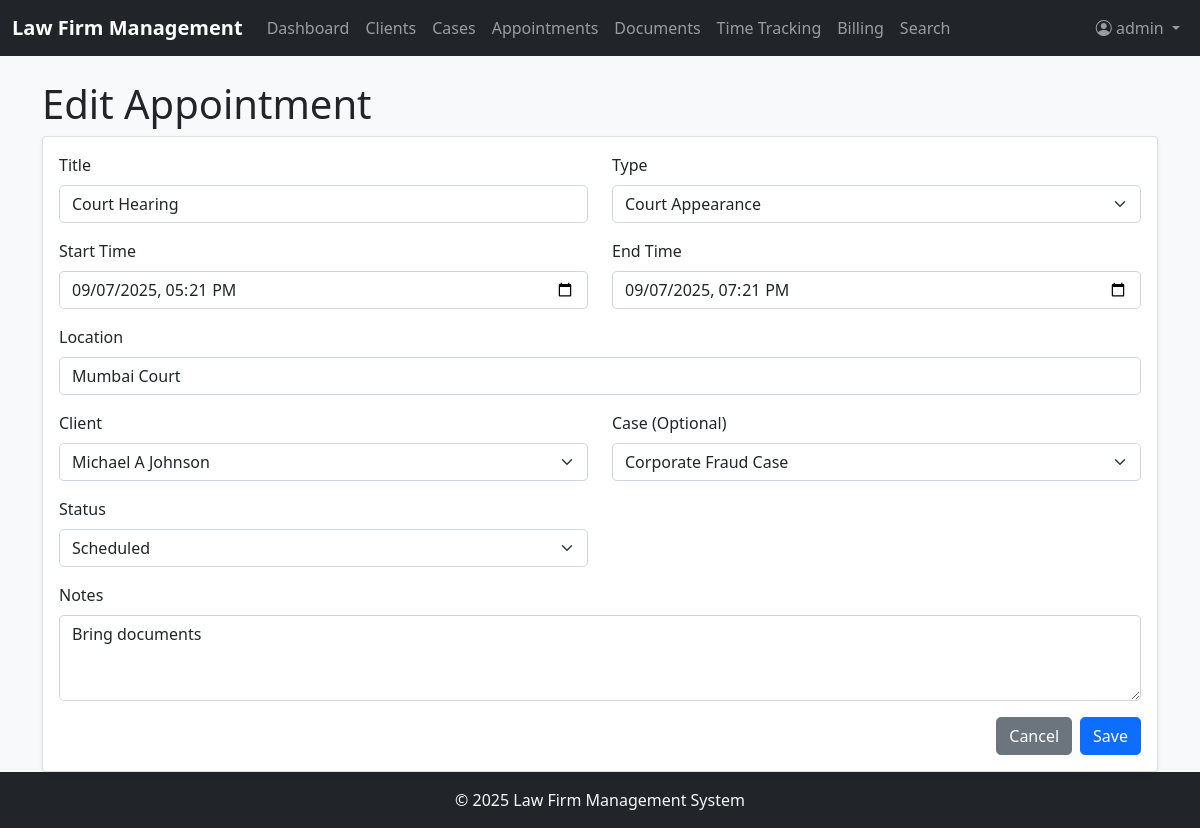
The app's page /appointments/1/edit (signed in) with its own data.
### app/models.py (models this page shows, shortened)
class User(UserMixin, db.Model):
    id = db.Column(db.Integer, primary_key=True)
    username = db.Column(db.String(64), index=True, unique=True)
    email = db.Column(db.String(120), index=True, unique=True)
    password_hash = db.Column(db.String(128))
    first_name = db.Column(db.String(64))
    last_name = db.Column(db.String(64))
    role = db.Column(db.String(20))  # 'lawyer', 'staff', 'admin'
    hourly_rate = db.Column(db.Float)
    cases = db.relationship('Case', secondary=case_assignments, backref=db.backref('assigned_users', lazy='dynamic'))
    time_entries = db.relationship('TimeEntry', backref='user', lazy='dynamic')

class Appointment(db.Model):
    id = db.Column(db.Integer, primary_key=True)
    title = db.Column(db.String(128))
    start_time = db.Column(db.DateTime)
    end_time = db.Column(db.DateTime)
    location = db.Column(db.String(256))
    type = db.Column(db.String(64))  # Consultation, Meeting, Court Appearance, etc.
    status = db.Column(db.String(20))  # Scheduled, Completed, Canceled
    notes = db.Column(db.Text)
    client_id = db.Column(db.Integer, db.ForeignKey('client.id'))
    case_id = db.Column(db.Integer, db.ForeignKey('case.id'))
    user_id = db.Column(db.Integer, db.ForeignKey('user.id'))
    created_at = db.Column(db.DateTime, default=datetime.utcnow)

class Client(db.Model):
    id = db.Column(db.Integer, primary_key=True)
    first_name = db.Column(db.String(64))
    last_name = db.Column(db.String(64))
    email = db.Column(db.String(120))
    phone = db.Column(db.String(20))
    address = db.Column(db.String(256))
    company = db.Column(db.String(128))
    category = db.Column(db.String(64))
    notes = db.Column(db.Text)
    cases = db.relationship('Case', backref='client', lazy='dynamic')
    appointments = db.relationship('Appointment', backref='client', lazy='dynamic')
    documents = db.relationship('Document', backref='client', lazy='dynamic')

class Case(db.Model):
    id = db.Column(db.Integer, primary_key=True)
    case_number = db.Column(db.String(20), unique=True)
    title = db.Column(db.String(128))
    description = db.Column(db.Text)
    status = db.Column(db.String(20))  # Open, In Progress, On Hold, Closed, Archived
    priority = db.Column(db.String(20))  # Low, Medium, High, Urgent
    practice_area = db.Column(db.String(64))
    case_type = db.Column(db.String(64))
    budget = db.Column(db.Float)
    client_id = db.Column(db.Integer, db.ForeignKey('client.id'))
    appointments = db.relationship('Appointment', backref='case', lazy='dynamic')
    documents = db.relationship('Document', backref='case', lazy='dynamic')
    time_entries = db.relationship('TimeEntry', backref='case', lazy='dynamic')
    invoices = db.relationship('Invoice', backref='case', lazy='dynamic')
    created_at = db.Column(db.DateTime, default=datetime.utcnow)
    updated_at = db.Column(db.DateTime, default=datetime.utcnow, onupdate=datetime.utcnow)

### app/routes.py (the view, shortened to what this page needs)
@app.route('/appointments/<int:id>/edit', methods=['GET', 'POST'])
@login_required
def edit_appointment(id):
    appointment = Appointment.query.get_or_404(id)
    clients = Client.query.all()
    cases = Case.query.all()
    return render_template('appointment_form.html', appointment=appointment, clients=clients, cases=cases)

### app/__init__.py (called while the page is built)
@login.user_loader
def load_user(id):
    return User.query.get(int(id))

### app/templates/appointment_form.html (shortened to what this page needs)
{% extends "base.html" %}
{% block content %}
<h1>{% if appointment %}Edit Appointment{% else %}Add New Appointment{% endif %}</h1>
<div class="card">
    <div class="card-body">
        <form method="POST">
            <div class="row mb-3">
                <div class="col-md-6">
                    <label class="form-label">Title</label>
                    <input type="text" class="form-control" name="title" value="{{ appointment.title if appointment else '' }}" required>
                </div>
                <div class="col-md-6">
                    <label class="form-label">Type</label>
                    <select class="form-select" name="type" required>
                        <option value="Court Appearance" {% if appointment and appointment.type == 'Court Appearance' %}selected{% endif %}>Court Appearance</option>
                    </select>
                </div>
            </div>
            <div class="row mb-3">
                <div class="col-md-6">
                    <label class="form-label">Start Time</label>
                    <input type="datetime-local" class="form-control" name="start_time" value="{{ appointment.start_time.strftime('%Y-%m-%dT%H:%M') if appointment else '' }}" required>
                </div>
                <div class="col-md-6">
                    <label class="form-label">End Time</label>
                    <input type="datetime-local" class="form-control" name="end_time" value="{{ appointment.end_time.strftime('%Y-%m-%dT%H:%M') if appointment else '' }}" required>
                </div>
            </div>
            <div class="mb-3">
                <label class="form-label">Location</label>
                <input type="text" class="form-control" name="location" value="{{ appointment.location if appointment else '' }}" required>
            </div>
            <div class="row mb-3">
                <div class="col-md-6">
                    <label class="form-label">Client</label>
                    <select class="form-select" name="client_id" required>
                        {% for client in clients %}
                        <option value="{{ client.id }}" {% if appointment and appointment.client_id == client.id %}selected{% endif %}>{{ client.first_name }} {{ client.last_name }}</option>
                        {% endfor %}
                    </select>
                </div>
                <div class="col-md-6">
                    <label class="form-label">Case (Optional)</label>
                    <select class="form-select" name="case_id">
                        {% for case in cases %}
                        <option value="{{ case.id }}" {% if appointment and appointment.case_id == case.id %}selected{% endif %}>{{ case.title }}</option>
                        {% endfor %}
                    </select>
                </div>
            </div>
            <div class="row mb-3">
                <div class="col-md-6">
                    <label class="form-label">Status</label>
                    <select class="form-select" name="status" required>
                        <option value="Scheduled" {% if appointment and appointment.status == 'Scheduled' %}selected{% endif %}>Scheduled</option>
                    </select>
                </div>
            </div>
            <div class="mb-3">
                <label class="form-label">Notes</label>
                <textarea class="form-control" name="notes" rows="3">{{ appointment.notes if appointment else '' }}</textarea>
            </div>
            <div class="d-flex justify-content-end">
                <a href="{{ url_for('appointments') }}" class="btn btn-secondary me-2">Cancel</a>
                <button type="submit" class="btn btn-primary">Save</button>
            </div>
        </form>
    </div>
</div>
{% endblock %}

### app/templates/base.html (shortened to what this page needs)
<!DOCTYPE html>
<html lang="en">
  <head>
    <link
      href="https://cdn.jsdelivr.net/npm/bootstrap@5.1.3/dist/css/bootstrap.min.css"
      rel="stylesheet"
    />
    <link
      rel="stylesheet"
      href="https://cdn.jsdelivr.net/npm/bootstrap-icons@1.8.1/font/bootstrap-icons.css"
    />
    <link
      href="{{ url_for('static', filename='css/style.css') }}"
      rel="stylesheet"
    />
  </head>
  <body class="d-flex flex-column min-vh-100">
    <nav class="navbar navbar-expand-lg navbar-dark bg-dark">
      <div class="container-fluid">
        <a class="navbar-brand" href="{{ url_for('dashboard') }}"
          >Law Firm Management</a
        >
        <div class="collapse navbar-collapse" id="navbarNav">
          <ul class="navbar-nav me-auto">
            <li class="nav-item">
              <a
                class="nav-link {% if request.endpoint == 'dashboard' %}active{% endif %}"
                href="{{ url_for('dashboard') }}"
              >
                Dashboard
              </a>
            </li>
            <li class="nav-item">
              <a
                class="nav-link {% if request.endpoint == 'clients' %}active{% endif %}"
                href="{{ url_for('clients') }}"
              >
                Clients
              </a>
            </li>
            <li class="nav-item">
              <a
                class="nav-link {% if request.endpoint == 'cases' %}active{% endif %}"
                href="{{ url_for('cases') }}"
              >
                Cases
              </a>
            </li>
            <li class="nav-item">
              <a
                class="nav-link {% if request.endpoint == 'appointments' %}active{% endif %}"
                href="{{ url_for('appointments') }}"
              >
                Appointments
              </a>
            </li>
            <li class="nav-item">
              <a
                class="nav-link {% if request.endpoint == 'documents' %}active{% endif %}"
                href="{{ url_for('documents') }}"
              >
                Documents
              </a>
            </li>
            <li class="nav-item">
              <a
                class="nav-link {% if request.endpoint == 'time_tracking' %}active{% endif %}"
                href="{{ url_for('time_tracking') }}"
              >
                Time Tracking
              </a>
            </li>
            <li class="nav-item">
              <a
                class="nav-link {% if request.endpoint == 'billing' %}active{% endif %}"
                href="{{ url_for('billing') }}"
              >
                Billing
              </a>
            </li>
            <li class="nav-item">
              <a
                class="nav-link {% if request.endpoint == 'search' %}active{% endif %}"
                href="{{ url_for('search') }}"
              >
                Search
              </a>
            </li>
          </ul>
          <ul class="navbar-nav">
            {% if current_user.is_anonymous %}
            <li class="nav-item">
              <a class="nav-link" href="{{ url_for('login') }}">Login</a>
            </li>
            {% else %}
            <li class="nav-item dropdown">
              <a
                class="nav-link dropdown-toggle"
                href="#"
                id="navbarDropdown"
                role="button"
                data-bs-toggle="dropdown"
              >
                <i class="bi bi-person-circle"></i> {{ current_user.username }}
              </a>
            </li>
            {% endif %}
          </ul>
        </div>
      </div>
    </nav>
    <main class="flex-grow-1 container mt-4">
       {% block content %}{% endblock %}
    </main>
    <footer class="footer mt-auto py-3 bg-dark text-light">
      <div class="container text-center">
        <span>© <span id="year"></span> Law Firm Management System</span>
      </div>
    </footer>
  </body>
</html>

### app/static/css/style.css (style rules this page uses)
body { font-family: 'Segoe UI', Tahoma, Geneva, Verdana, sans-serif; background-color: #f8f9fa; }
.footer { margin-top: auto; padding: 1rem 0; background-color: #343a40; color: #fff; }
.card { box-shadow: 0 0.125rem 0.25rem rgba(0, 0, 0, 0.075); border: 1px solid rgba(0, 0, 0, 0.125); }
.navbar-brand { font-weight: bold; }
.btn { border-radius: 0.3rem; }
.form-control, .form-select { border-radius: 0.3rem; }

### records on screen
User: username "admin"
Appointment: title "Court Hearing", type "Court Appearance", start_time "09/07/2025 17:21", end_time "09/07/2025 19:21", location "Mumbai Court", client_id "Michael A Johnson", case_id "Corporate Fraud Case", status "Scheduled", notes "Bring documents"
